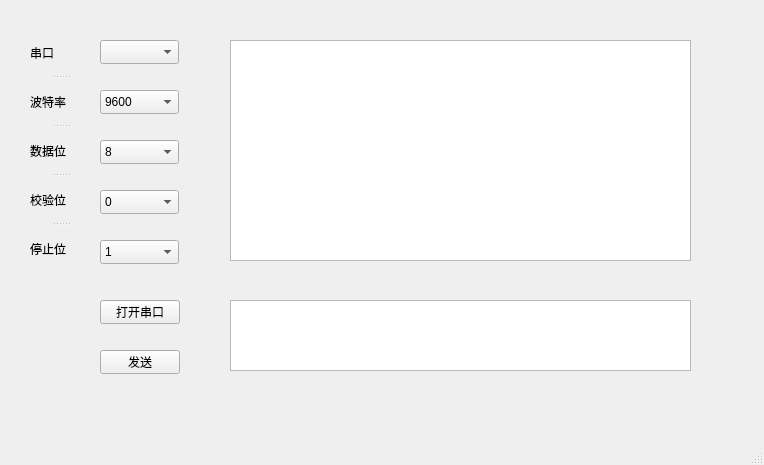
<?xml version="1.0" encoding="UTF-8"?>
<ui version="4.0">
 <class>MainWindow</class>
 <widget class="QMainWindow" name="MainWindow">
  <property name="geometry">
   <rect>
    <x>0</x>
    <y>0</y>
    <width>764</width>
    <height>465</height>
   </rect>
  </property>
  <property name="windowTitle">
   <string>MainWindow</string>
  </property>
  <property name="toolButtonStyle">
   <enum>Qt::ToolButtonIconOnly</enum>
  </property>
  <widget class="QWidget" name="centralwidget">
   <widget class="QComboBox" name="PortBox">
    <property name="geometry">
     <rect>
      <x>100</x>
      <y>40</y>
      <width>79</width>
      <height>24</height>
     </rect>
    </property>
   </widget>
   <widget class="QComboBox" name="BaudBox">
    <property name="geometry">
     <rect>
      <x>100</x>
      <y>90</y>
      <width>79</width>
      <height>24</height>
     </rect>
    </property>
    <property name="currentText">
     <string>9600</string>
    </property>
    <item>
     <property name="text">
      <string>9600</string>
     </property>
    </item>
    <item>
     <property name="text">
      <string>19200</string>
     </property>
    </item>
    <item>
     <property name="text">
      <string>38400</string>
     </property>
    </item>
    <item>
     <property name="text">
      <string>57600</string>
     </property>
    </item>
    <item>
     <property name="text">
      <string>115200</string>
     </property>
    </item>
   </widget>
   <widget class="QComboBox" name="BitBox">
    <property name="geometry">
     <rect>
      <x>100</x>
      <y>140</y>
      <width>79</width>
      <height>24</height>
     </rect>
    </property>
    <item>
     <property name="text">
      <string>8</string>
     </property>
    </item>
   </widget>
   <widget class="QComboBox" name="ParityBox">
    <property name="geometry">
     <rect>
      <x>100</x>
      <y>190</y>
      <width>79</width>
      <height>24</height>
     </rect>
    </property>
    <item>
     <property name="text">
      <string>0</string>
     </property>
    </item>
   </widget>
   <widget class="QComboBox" name="StopBox">
    <property name="geometry">
     <rect>
      <x>100</x>
      <y>240</y>
      <width>79</width>
      <height>24</height>
     </rect>
    </property>
    <item>
     <property name="text">
      <string>1</string>
     </property>
    </item>
   </widget>
   <widget class="QPushButton" name="OpenSerialButton">
    <property name="geometry">
     <rect>
      <x>100</x>
      <y>300</y>
      <width>80</width>
      <height>24</height>
     </rect>
    </property>
    <property name="text">
     <string>打开串口</string>
    </property>
   </widget>
   <widget class="QTextEdit" name="textEdit">
    <property name="geometry">
     <rect>
      <x>230</x>
      <y>40</y>
      <width>461</width>
      <height>221</height>
     </rect>
    </property>
   </widget>
   <widget class="QTextEdit" name="textEdit_2">
    <property name="geometry">
     <rect>
      <x>230</x>
      <y>300</y>
      <width>461</width>
      <height>71</height>
     </rect>
    </property>
   </widget>
   <widget class="QPushButton" name="SendButton">
    <property name="geometry">
     <rect>
      <x>100</x>
      <y>350</y>
      <width>80</width>
      <height>24</height>
     </rect>
    </property>
    <property name="text">
     <string>发送</string>
    </property>
   </widget>
   <widget class="QSplitter" name="splitter">
    <property name="geometry">
     <rect>
      <x>30</x>
      <y>30</y>
      <width>61</width>
      <height>241</height>
     </rect>
    </property>
    <property name="orientation">
     <enum>Qt::Vertical</enum>
    </property>
    <widget class="QLabel" name="label">
     <property name="text">
      <string>串口</string>
     </property>
    </widget>
    <widget class="QLabel" name="label_2">
     <property name="text">
      <string>波特率</string>
     </property>
    </widget>
    <widget class="QLabel" name="label_3">
     <property name="text">
      <string>数据位</string>
     </property>
    </widget>
    <widget class="QLabel" name="label_4">
     <property name="text">
      <string>校验位</string>
     </property>
    </widget>
    <widget class="QLabel" name="label_5">
     <property name="text">
      <string>停止位</string>
     </property>
    </widget>
   </widget>
  </widget>
  <widget class="QMenuBar" name="menubar">
   <property name="geometry">
    <rect>
     <x>0</x>
     <y>0</y>
     <width>764</width>
     <height>24</height>
    </rect>
   </property>
  </widget>
  <widget class="QStatusBar" name="statusbar"/>
 </widget>
 <resources/>
 <connections/>
</ui>
